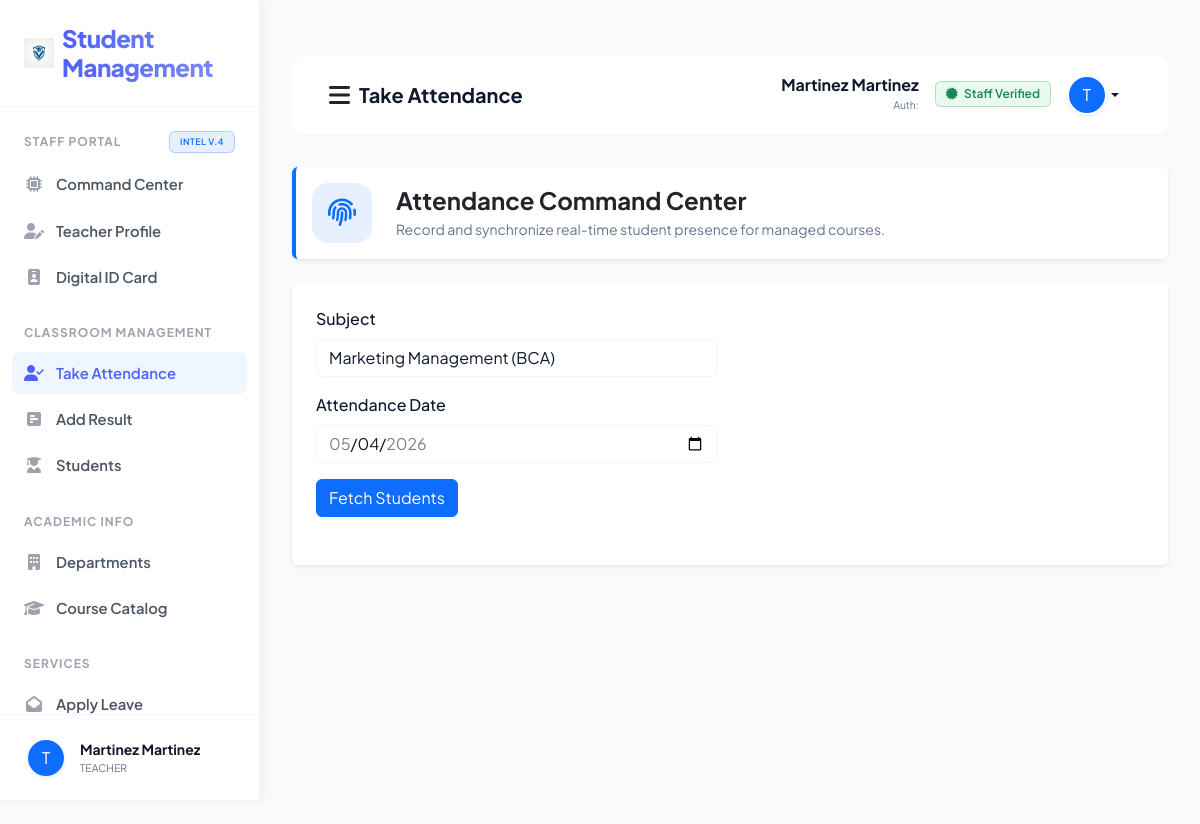
The page /teacher_take_attendance/ (signed in) on the database its author committed.
### sms/models.py (models this page shows)
class CustomUser(AbstractUser):
    USER_TYPE_CHOICES = (
        ('ADMIN', 'Admin'),
        ('TEACHER', 'Teacher'),
        ('STUDENT', 'Student'),
    )
    user_type = models.CharField(max_length=10, choices=USER_TYPE_CHOICES, default='ADMIN')
    profile_pic = models.ImageField(upload_to='profile_pics/', null=True, blank=True)
    phone = models.CharField(max_length=15, null=True, blank=True)

### sms/views/teacher_views.py (the view)
# urls.py: path('teacher_take_attendance/', teacher_views.teacher_take_attendance, name="teacher_take_attendance"),
def teacher_take_attendance(request):
    subjects = Subject.objects.filter(teacher=request.user)
    return render(request, "sms/teacher_template/take_attendance.html", {"subjects": subjects})

### sms/templates/sms/teacher_template/take_attendance.html (shortened to what this page needs)
﻿{% extends 'sms/base.html' %}
{% block page_title %}Take Attendance{% endblock page_title %}
{% block sidebar_nav %}
{% include 'sms/teacher_template/sidebar_template.html' with active_page='attendance' %}
{% endblock sidebar_nav %}
{% block main_content %}
<div class="card shadow-sm border-0 mb-4 border-start border-4 border-primary">
    <div class="d-flex align-items-center p-3">
        <div class="bg-primary bg-opacity-10 p-3 rounded-4 me-4">
            <i class="fas fa-fingerprint text-primary fs-3"></i>
        </div>
        <div>
            <h4 class="fw-bold mb-1">Attendance Command Center</h4>
            <p class="text-muted small mb-0">Record and synchronize real-time student presence for managed courses.</p>
        </div>
    </div>
</div>
<div class="card shadow-sm border-0 p-4">
    <div class="row">
        <div class="col-md-6">
            <div class="mb-3">
                <label class="form-label">Subject</label>
                <select name="subject" id="subject" class="form-control">
                    {% for subject in subjects %}
                    <option value="{{ subject.id }}">{{ subject.name }}</option>
                    {% endfor %}
                </select>
            </div>
            <div class="mb-3">
                <label class="form-label">Attendance Date</label>
                <input type="date" name="attendance_date" id="attendance_date" class="form-control"
                    value="{% now 'Y-m-d' %}" min="{% now 'Y-m-d' %}" max="{% now 'Y-m-d' %}">
            </div>
            <button type="button" class="btn btn-primary" id="fetch_student">Fetch Students</button>
        </div>
    </div>
</div>
{% endblock main_content %}

### sms/templates/sms/base.html (shortened to what this page needs)
<!DOCTYPE html>
{% load static %}
<html lang="en">
<head>
    <link href="https://cdn.jsdelivr.net/npm/bootstrap@5.3.0/dist/css/bootstrap.min.css" rel="stylesheet">
    <link rel="stylesheet" href="https://cdnjs.cloudflare.com/ajax/libs/font-awesome/6.4.0/css/all.min.css">
    <link rel="stylesheet" href="{% static 'css/style.css' %}?v=4.0">
</head>
<body>
    <div class="sidebar" id="sidebar">
        <div class="sidebar-brand d-flex align-items-center">
            <img src="{% static 'images/logo.png' %}" width="30" height="30" class="me-2">
            <h4 class="m-0">Student Management</h4>
        </div>
        <div class="nav flex-column sidebar-scroll flex-grow-1 overflow-y-auto">
            {% block sidebar_nav %}{% endblock sidebar_nav %}
        </div>
        <div class="sidebar-footer border-top p-0 mt-auto">
            <div class="dropup w-100">
                <button class="btn w-100 d-flex align-items-center p-3 border-0 bg-transparent dropdown-toggle no-caret" type="button" data-bs-toggle="dropdown" aria-expanded="false">
                    {% if user.profile_pic %}
                    <img src="{{ user.profile_pic.url }}" width="36" height="36" class="rounded-circle me-3 shadow-sm">
                    {% else %}
                    <div class="bg-primary text-white rounded-circle d-flex align-items-center justify-content-center shadow-sm me-3" style="width: 36px; height: 36px; flex-shrink: 0;">
                        {{ user.username|first|upper }}
                    </div>
                    {% endif %}
                    <div class="text-start overflow-hidden">
                        <div class="fw-bold small text-dark text-truncate">{{ user.get_full_name }}</div>
                        <div class="text-muted text-truncate" style="font-size: 0.65rem;">{{ user.user_type }}</div>
                    </div>
                </button>
            </div>
        </div>
    </div>
    <div class="main-content">
        <nav class="navbar border-bottom">
            <div class="container-fluid">
                <div class="d-flex align-items-center">
                    <button id="sidebarToggle" class="btn btn-link link-dark me-2 p-0">
                        <i class="fas fa-bars fs-4 text-main"></i>
                    </button>
                    <span class="navbar-brand fw-bold text-dark">{% block page_title %}{% endblock page_title %}</span>
                </div>
                <div class="d-flex align-items-center">
                    <div class="dropdown">
                        <button
                            class="btn btn-link dropdown-toggle text-decoration-none text-dark d-flex align-items-center"
                            type="button" data-bs-toggle="dropdown">
                            <div class="text-end me-3 d-none d-md-block">
                                <span class="d-block fw-bold lh-1 mb-1">{{ user.get_full_name }}</span>
                                <span class="d-block text-muted" style="font-size: 0.65rem;">Auth: {{ user.last_login|date:"d M Y" }}</span>
                            </div>
                            {% if user.user_type == "TEACHER" %}
                            <span class="badge bg-soft-success text-success me-3 border border-success border-opacity-25 d-none d-lg-inline-block">
                                <i class="fas fa-certificate me-1"></i> Staff Verified
                            </span>
                            {% elif user.user_type == "STUDENT" %}
                             <span class="badge bg-soft-primary text-primary me-3 border border-primary border-opacity-25 d-none d-lg-inline-block">
                                <i class="fas fa-user-graduate me-1"></i> Student ID Active
                            </span>
                             {% elif user.user_type == "ADMIN" %}
                             <span class="badge bg-soft-danger text-danger me-3 border border-danger border-opacity-25 d-none d-lg-inline-block">
                                <i class="fas fa-shield-alt me-1"></i> System Root
                            </span>
                            {% endif %}
                            {% if user.profile_pic %}
                            <img src="{{ user.profile_pic.url }}" width="40" height="40" class="rounded-circle shadow-sm border border-light">
                            {% else %}
                            <div class="bg-primary text-white rounded-circle d-flex align-items-center justify-content-center shadow-sm"
                                style="width: 40px; height: 40px; border: 2px solid white;">
                                {{ user.username|first|upper }}
                            </div>
                            {% endif %}
                        </button>
                    </div>
                </div>
            </div>
        </nav>
        {% block main_content %}{% endblock main_content %}
    </div>
</body>
</html>

### sms/static/css/style.css (style rules this page uses)
:root { --primary-color: #4d61fc; --primary-hover: #3b4ad9; --sidebar-bg: #ffffff; --sidebar-text: #4b5563; --sidebar-active-bg: #eff6ff; --sidebar-active-text: #4d61fc; --border-color: #f1f5f9; --body-bg: #f8fafc; --card-bg: #ffffff; --text-main: #0f172a; --text-muted: #64748b; --transition-speed: 0.25s; --shadow-premium: 0 10px 40px -10px rgba(0, 0, 0, 0.08); }
.bg-soft-success { background: rgba(34, 197, 94, 0.1) !important; }
.rounded-4 { border-radius: 1rem !important; }
body { background-color: var(--body-bg) !important; color: var(--text-main) !important; font-family: 'Plus Jakarta Sans', sans-serif !important; margin: 0 !important; overflow-x: hidden !important; transition: background-color var(--transition-speed), color var(--transition-speed); }
.sidebar { width: 260px; height: 100vh; position: fixed; top: 0; left: 0; background-color: var(--sidebar-bg); border-right: 1px solid var(--border-color); box-shadow: 2px 0 8px rgba(0,0,0,0.06); z-index: 1060; display: flex; flex-direction: column; overflow: hidden; transition: left var(--transition-speed) ease-in-out; }
.sidebar-brand { padding: 24px !important; border-bottom: 1px solid var(--border-color) !important; flex-shrink: 0 !important; }
.sidebar-brand h4 { margin: 0 !important; font-weight: 800 !important; letter-spacing: -0.5px !important; background: linear-gradient(to right, var(--primary-color), #818cf8); -webkit-background-clip: text; background-clip: text; -webkit-text-fill-color: transparent; }
.sidebar-scroll { overflow-y: auto !important; overflow-x: hidden !important; flex: 1 !important; min-height: 0 !important; flex-wrap: nowrap !important; }
.sidebar-footer { padding: 8px 12px !important; border-top: 1px solid var(--border-color) !important; flex-shrink: 0 !important; }
.no-caret::after { display: none !important; }
.main-content { margin-left: 260px; padding: 32px 32px 100px 32px; min-height: 100vh; box-sizing: border-box; transition: margin-left var(--transition-speed); }
.badge { font-weight: 600 !important; padding: 6px 10px !important; }
.form-control, .form-select { background-color: var(--card-bg) !important; border-color: var(--border-color) !important; color: var(--text-main) !important; border-radius: 8px !important; }
.form-control::placeholder, .form-select::placeholder { color: var(--text-muted) !important; opacity: 0.8 !important; }
.form-label { color: var(--text-main) !important; font-weight: 500 !important; }
.navbar { background: var(--card-bg) !important; border-bottom: 1px solid var(--border-color) !important; padding: 12px 24px !important; margin-bottom: 32px !important; border-radius: 12px !important; transition: background var(--transition-speed), border-color var(--transition-speed); }
.text-dark { color: var(--text-main) !important; }
.text-muted { color: var(--text-muted) !important; }
.bg-soft-success { background-color: rgba(34, 197, 94, 0.1) !important; }

### rows shown on the page
CustomUser: username|first "T", get_full_name "Martinez Martinez", user_type "TEACHER"

### other values the page prints
form field subject "Marketing Management (BCA)"
